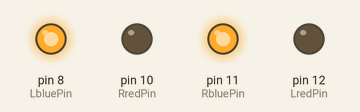
Recording of a sketch running on a simulated Arduino Uno, built with avr-gcc and run on an emulated ATmega328P. Parts: output pins drawn as LEDs (lit = HIGH).

Above: at 0.5 s.
At 3.5 s:
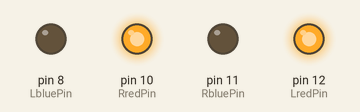
Timing chart, 0 to 4.6 s (numbered marks = the images above):
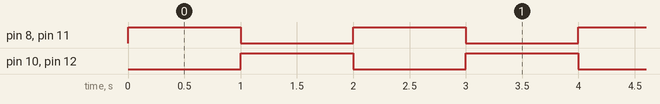

Measured:
- by itself, pin 8 (LbluePin), pin 10 (RredPin), pin 11 (RbluePin), pin 12 (LredPin): alternates HIGH for 1.0 s and LOW for 1.0 s

The sketch:

leds.ino
```cpp
const int RredPin = 10;
const int RbluePin = 11;
const int LredPin = 12;
const int LbluePin = 8;
// The main code (in void loop) is
// the opposite of what it depicts because
// the LEDs we used are common anodes which
// means that we use 5V instead of GND (for the long leg)
void setup()
{
	// R = right LED
	// L = left LED
	pinMode(RredPin, OUTPUT);
	pinMode(LredPin, OUTPUT);
	pinMode(RbluePin, OUTPUT);
	pinMode(LbluePin, OUTPUT);
}

void loop()
{
	// These commands make both LEDS turn Red
	// Red represents the happy emotion
	digitalWrite(RredPin, LOW);
	digitalWrite(RbluePin, HIGH);
	digitalWrite(LredPin, LOW);
	digitalWrite(LbluePin, HIGH);
	delay(1000);

	// These commands make both LEDs turn Blue
	// Blue represents the sad emotion
	digitalWrite(RredPin, HIGH);
	digitalWrite(RbluePin, LOW);
	digitalWrite(LredPin, HIGH);
	digitalWrite(LbluePin, LOW);
	delay(1000);

}
```
